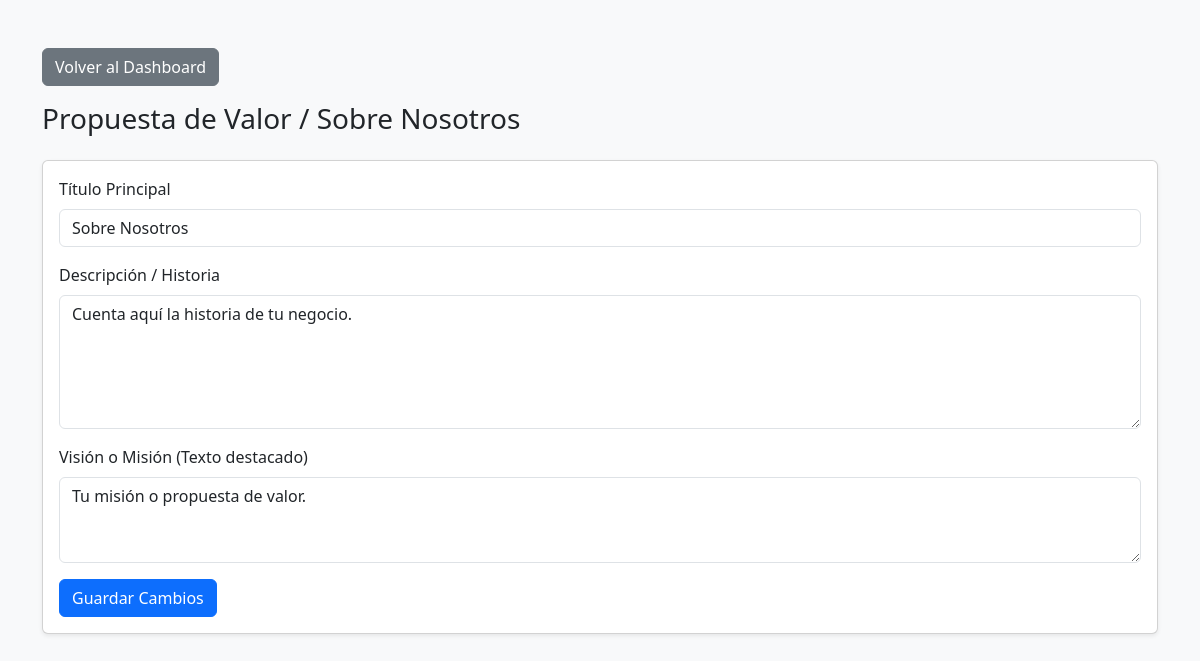
Screenshot of /admin/contenido/about (signed in) with the database file from the repository.
### tables this page shows
CREATE TABLE contenido_about (
            id INTEGER PRIMARY KEY CHECK (id = 1),
            titulo TEXT NOT NULL,
            descripcion TEXT,
            mision TEXT
        );

### routes/content.py (the view, shortened to what this page needs)
@content_bp.route('/about', methods=['GET', 'POST'])
@login_required
def editar_about():
    conn = get_db_connection()
    nosotros = conn.execute('SELECT * FROM contenido_about WHERE id = 1').fetchone()
    conn.close()
    return render_template('admin/editar_about.html', nosotros=nosotros)

### app.py (called while the page is built)
def create_app():
    app = Flask(__name__)
    app.config['SECRET_KEY'] = _resolver_secret_key()
    for key, path in UPLOAD_FOLDERS.items():
        app.config[key] = path
        os.makedirs(path, exist_ok=True)
    login_manager.init_app(app)
    register_blueprints(app)
    @app.context_processor
    def inyectar_mensajes_no_leidos():
        if current_user.is_authenticated:
            conn = get_db_connection()
            total = conn.execute(
                'SELECT COUNT(*) as total FROM mensajes_contacto WHERE leido = 0'
            ).fetchone()['total']
            conn.close()
            return {'no_leidos_sidebar': total}
        return {'no_leidos_sidebar': 0}
    return app

### extensions.py (called while the page is built)
def get_db_connection():
    conn = sqlite3.connect(DB_PATH)
    conn.row_factory = sqlite3.Row
    return conn

@login_manager.user_loader
def load_user(user_id):
    conn = get_db_connection()
    user_row = conn.execute('SELECT * FROM admin WHERE id = ?', (user_id,)).fetchone()
    conn.close()
    if user_row:
        return User(user_row['id'], user_row['username'])
    return None

### templates/admin/editar_about.html (shortened to what this page needs)
<!DOCTYPE html>
<html lang="es">
<head>
    <link href="https://cdn.jsdelivr.net/npm/bootstrap@5.3.2/dist/css/bootstrap.min.css" rel="stylesheet">
</head>
<body class="bg-light">
    <div class="container mt-5">
        <a href="{{ url_for('dashboard.dashboard') }}" class="btn btn-secondary mb-3">Volver al Dashboard</a>
        <h3>Propuesta de Valor / Sobre Nosotros</h3>
        <div class="card shadow-sm mt-4">
            <div class="card-body">
                <form method="POST">
                    <div class="mb-3">
                        <label class="form-label">Título Principal</label>
                        <input class="form-control" type="text" name="titulo" value="{{ nosotros.titulo }}" required>
                    </div>
                    <div class="mb-3">
                        <label class="form-label">Descripción / Historia</label>
                        <textarea class="form-control" name="descripcion" rows="5" required>{{ nosotros.descripcion }}</textarea>
                    </div>
                    <div class="mb-3">
                        <label class="form-label">Visión o Misión (Texto destacado)</label>
                        <textarea class="form-control" name="mision" rows="3">{{ nosotros.mision }}</textarea>
                    </div>
                    <button type="submit" class="btn btn-primary">Guardar Cambios</button>
                </form>
            </div>
        </div>
    </div>
</body>
</html>

### rows the page displays
contenido_about: titulo "Sobre Nosotros", descripcion "Cuenta aquí la historia de tu negocio.", mision "Tu misión o propuesta de valor."
